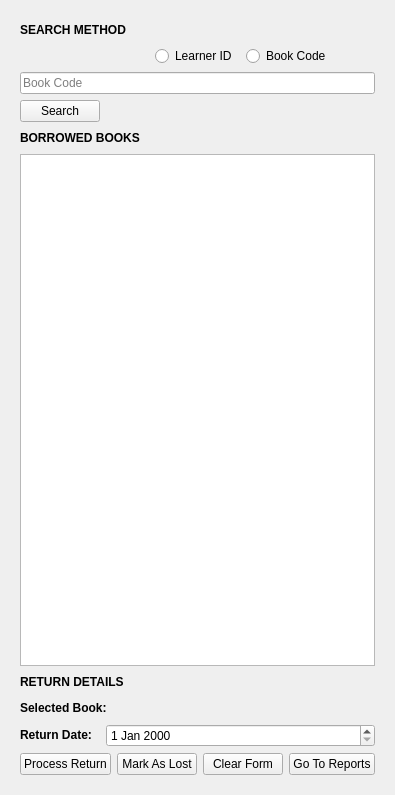
                          <widget class="QWidget" name="scrollAreaWidgetContents_2">
                           <property name="geometry">
                            <rect>
                             <x>0</x>
                             <y>0</y>
                             <width>388</width>
                             <height>795</height>
                            </rect>
                           </property>
                           <layout class="QVBoxLayout" name="verticalLayout_110">
                            <item>
                             <widget class="QWidget" name="widget_returnBookBackground" native="true">
                              <layout class="QVBoxLayout" name="verticalLayout_56">
                               <item>
                                <layout class="QVBoxLayout" name="verticalLayout_129">
                                 <item>
                                  <widget class="QLabel" name="label_searchMethodTitle">
                                   <property name="minimumSize">
                                    <size>
                                     <width>0</width>
                                     <height>20</height>
                                    </size>
                                   </property>
                                   <property name="maximumSize">
                                    <size>
                                     <width>16777215</width>
                                     <height>20</height>
                                    </size>
                                   </property>
                                   <property name="font">
                                    <font>
                                     <bold>true</bold>
                                    </font>
                                   </property>
                                   <property name="text">
                                    <string>SEARCH METHOD</string>
                                   </property>
                                  </widget>
                                 </item>
                                 <item>
                                  <layout class="QHBoxLayout" name="horizontalLayout_7">
                                   <item>
                                    <widget class="QLabel" name="label_searchBy">
                                     <property name="minimumSize">
                                      <size>
                                       <width>0</width>
                                       <height>20</height>
                                      </size>
                                     </property>
                                     <property name="maximumSize">
                                      <size>
                                       <width>150</width>
                                       <height>20</height>
                                      </size>
                                     </property>
                                     <property name="font">
                                      <font>
                                       <bold>true</bold>
                                      </font>
                                     </property>
                                     <property name="text">
                                      <string />
                                     </property>
                                    </widget>
                                   </item>
                                   <item>
                                    <widget class="QRadioButton" name="radioButton_searchByLearner">
                                     <property name="maximumSize">
                                      <size>
                                       <width>85</width>
                                       <height>16777215</height>
                                      </size>
                                     </property>
                                     <property name="text">
                                      <string>Learner ID</string>
                                     </property>
                                    </widget>
                                   </item>
                                   <item>
                                    <widget class="QRadioButton" name="radioButton_searchByBook">
                                     <property name="text">
                                      <string>Book Code</string>
                                     </property>
                                    </widget>
                                   </item>
                                  </layout>
                                 </item>
                                 <item>
                                  <widget class="QLineEdit" name="lineEdit_returnSearch">
                                   <property name="maximumSize">
                                    <size>
                                     <width>400</width>
                                     <height>16777215</height>
                                    </size>
                                   </property>
                                   <property name="text">
                                    <string />
                                   </property>
                                   <property name="placeholderText">
                                    <string>Book Code</string>
                                   </property>
                                  </widget>
                                 </item>
                                 <item>
                                  <widget class="QPushButton" name="pushButton_searchReturn">
                                   <property name="maximumSize">
                                    <size>
                                     <width>80</width>
                                     <height>16777215</height>
                                    </size>
                                   </property>
                                   <property name="text">
                                    <string>Search</string>
                                   </property>
                                   <property name="iconSize">
                                    <size>
                                     <width>18</width>
                                     <height>18</height>
                                    </size>
                                   </property>
                                  </widget>
                                 </item>
                                </layout>
                               </item>
                               <item>
                                <layout class="QVBoxLayout" name="verticalLayout_128">
                                 <item>
                                  <widget class="QLabel" name="label_returnTableTitle">
                                   <property name="minimumSize">
                                    <size>
                                     <width>0</width>
                                     <height>20</height>
                                    </size>
                                   </property>
                                   <property name="maximumSize">
                                    <size>
                                     <width>120</width>
                                     <height>20</height>
                                    </size>
                                   </property>
                                   <property name="font">
                                    <font>
                                     <bold>true</bold>
                                    </font>
                                   </property>
                                   <property name="text">
                                    <string>BORROWED BOOKS</string>
                                   </property>
                                  </widget>
                                 </item>
                                 <item>
                                  <widget class="QTableWidget" name="tableWidget_returnBooks">
                                   <property name="minimumSize">
                                    <size>
                                     <width>0</width>
                                     <height>500</height>
                                    </size>
                                   </property>
                                  </widget>
                                 </item>
                                </layout>
                               </item>
                               <item>
                                <widget class="QLabel" name="label_returnDetailsTitle">
                                 <property name="minimumSize">
                                  <size>
                                   <width>0</width>
                                   <height>20</height>
                                  </size>
                                 </property>
                                 <property name="maximumSize">
                                  <size>
                                   <width>16777215</width>
                                   <height>20</height>
                                  </size>
                                 </property>
                                 <property name="font">
                                  <font>
                                   <bold>true</bold>
                                  </font>
                                 </property>
                                 <property name="text">
                                  <string>RETURN DETAILS</string>
                                 </property>
                                </widget>
                               </item>
                               <item>
                                <layout class="QHBoxLayout" name="horizontalLayout_24">
                                 <item>
                                  <widget class="QLabel" name="label_selectedBook">
                                   <property name="minimumSize">
                                    <size>
                                     <width>0</width>
                                     <height>20</height>
                                    </size>
                                   </property>
                                   <property name="maximumSize">
                                    <size>
                                     <width>90</width>
                                     <height>20</height>
                                    </size>
                                   </property>
                                   <property name="font">
                                    <font>
                                     <bold>true</bold>
                                    </font>
                                   </property>
                                   <property name="text">
                                    <string>Selected Book:</string>
                                   </property>
                                  </widget>
                                 </item>
                                 <item>
                                  <widget class="QLabel" name="label_returnSelectedBook">
                                   <property name="minimumSize">
                                    <size>
                                     <width>0</width>
                                     <height>20</height>
                                    </size>
                                   </property>
                                   <property name="maximumSize">
                                    <size>
                                     <width>16777215</width>
                                     <height>20</height>
                                    </size>
                                   </property>
                                   <property name="font">
                                    <font>
                                     <bold>true</bold>
                                    </font>
                                   </property>
                                   <property name="text">
                                    <string />
                                   </property>
                                  </widget>
                                 </item>
                                </layout>
                               </item>
                               <item>
                                <layout class="QHBoxLayout" name="horizontalLayout_25">
                                 <item>
                                  <widget class="QLabel" name="label_returnDateTitle">
                                   <property name="minimumSize">
                                    <size>
                                     <width>0</width>
                                     <height>20</height>
                                    </size>
                                   </property>
                                   <property name="maximumSize">
                                    <size>
                                     <width>80</width>
                                     <height>20</height>
                                    </size>
                                   </property>
                                   <property name="font">
                                    <font>
                                     <bold>true</bold>
                                    </font>
                                   </property>
                                   <property name="text">
                                    <string>Return Date:</string>
                                   </property>
                                  </widget>
                                 </item>
                                 <item>
                                  <widget class="QDateEdit" name="dateEdit_returnDate" />
                                 </item>
                                </layout>
                               </item>
                               <item>
                                <layout class="QHBoxLayout" name="horizontalLayout_30">
                                 <item>
                                  <widget class="QPushButton" name="pushButton_processReturn">
                                   <property name="text">
                                    <string>Process Return</string>
                                   </property>
                                   <property name="iconSize">
                                    <size>
                                     <width>18</width>
                                     <height>18</height>
                                    </size>
                                   </property>
                                  </widget>
                                 </item>
                                 <item>
                                  <widget class="QPushButton" name="pushButton_markBookAsLost">
                                   <property name="text">
                                    <string>Mark As Lost</string>
                                   </property>
                                   <property name="iconSize">
                                    <size>
                                     <width>18</width>
                                     <height>18</height>
                                    </size>
                                   </property>
                                  </widget>
                                 </item>
                                 <item>
                                  <widget class="QPushButton" name="pushButton_clearReturnForm">
                                   <property name="text">
                                    <string>Clear Form</string>
                                   </property>
                                   <property name="iconSize">
                                    <size>
                                     <width>18</width>
                                     <height>18</height>
                                    </size>
                                   </property>
                                  </widget>
                                 </item>
                                 <item>
                                  <widget class="QPushButton" name="pushButton_goToReportsFromReturn">
                                   <property name="text">
                                    <string>Go To Reports</string>
                                   </property>
                                   <property name="iconSize">
                                    <size>
                                     <width>18</width>
                                     <height>18</height>
                                    </size>
                                   </property>
                                  </widget>
                                 </item>
                                </layout>
                               </item>
                              </layout>
                             </widget>
                            </item>
                           </layout>
                          </widget>
